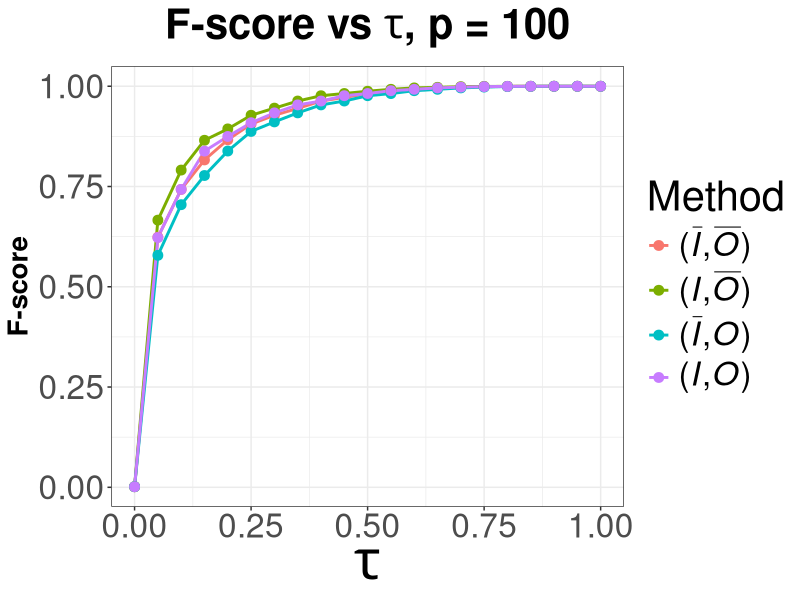
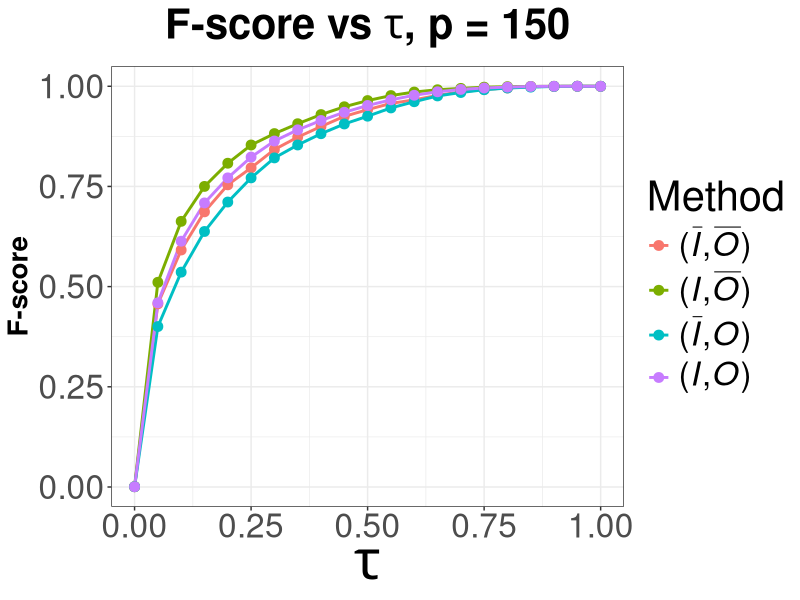
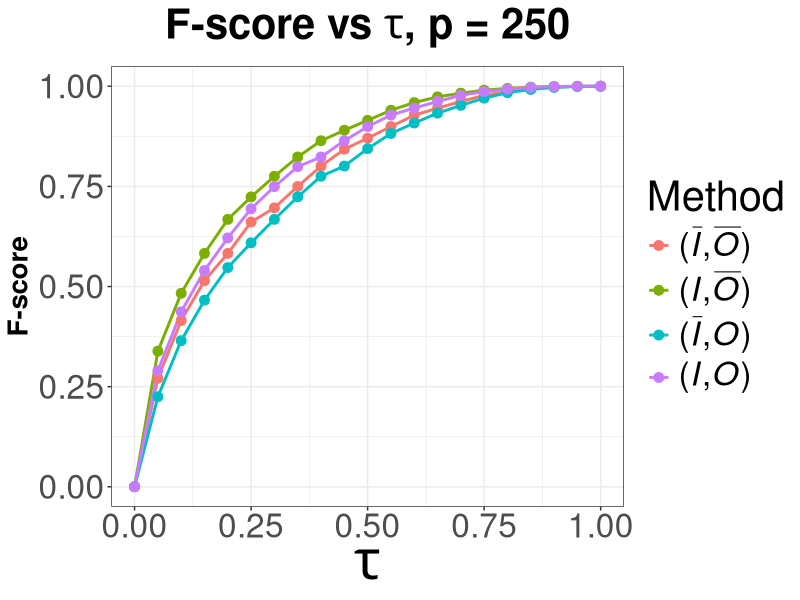

Write the R code that produced these figures, in order.
library(ggplot2)
library(reshape2)

tau <- c(0.0, 0.05, 0.1, 0.15, 0.2, 0.25, 0.3, 0.35, 0.4, 0.45, 0.5, 0.55, 0.6, 0.65, 0.7, 0.75, 0.8, 0.85, 0.9, 0.95, 1.0)

#######################################################################################################################
# p = 100
#######################################################################################################################

simple <- c(0.0014589349774664496, 0.6235375086028906, 0.7427709328639678, 0.8162528483915835, 0.8665601233182586, 0.9057404854135207, 0.9276081909286377, 0.944769221028639, 0.9631181112159514, 0.9720289065471478, 0.9816648760940738, 0.9875519512405019, 0.9923265668062294, 0.9957066459112708, 0.9972876631287633, 0.9989639276651334, 0.999579827729369, 0.9998199693947971, 0.9999849999249997, 0.999920006399488, 0.9999100080992711)
indirect <- c(0.0014589349774664496, 0.6661509116858518, 0.7909709712130188, 0.8652546652217576, 0.8936094884050274, 0.9276081909286377, 0.9454313449441342, 0.9631181112159514, 0.976338054121007, 0.9819033317213469, 0.9875519512405019, 0.9923265668062294, 0.9958478307802764, 0.9972876631287633, 0.9989639276651334, 0.9995197742939183, 0.9997549424114667, 0.9999599987999641, 0.9999750003749944, 0.9999100080992711, 0.9999100080992711)
overlapping <- c(0.0014589349774664496, 0.5784449609427753, 0.7046967695137432, 0.7774164364134288, 0.8384451426679753, 0.8873187720449968, 0.9110905428213644, 0.9335892719080754, 0.9534658594399996, 0.9631181112159514, 0.9763852067190074, 0.9816648760940738, 0.9888674304088009, 0.9923265668062294, 0.9958478307802764, 0.997885538486206, 0.9993145304533606, 0.999734932407764, 0.999954998424945, 0.999960001599936, 0.9999100080992711)
indirect_overlapping <- c(0.0014589349774664496, 0.6227223270483562, 0.7428025445676498, 0.8382764669663914, 0.8747735481765705, 0.9090413200600027, 0.9335892719080754, 0.9534658594399996, 0.9631181112159514, 0.9763852067190074, 0.9819033317213469, 0.9888674304088009, 0.9923519513104463, 0.9958478307802764, 0.9977599935856639, 0.9989689380061464, 0.9996398739558846, 0.9999049919243136, 0.99998, 0.9999300048996571, 0.9999100080992711)

df <- data.frame(tau, simple, indirect, overlapping, indirect_overlapping)
colnames(df) <- c("tau", "Simple", "Indirect", "Overlap", "Both")
df2 <- melt(df, id = "tau", variable.name="Method")

f1 <- ggplot(df2, aes(x = tau, y = value, color = Method)) + 
  geom_line(size = 1) + 
  geom_point(size = 3) + 
  labs(title=expression(bold("F-score vs "*tau*", p = 100")),
       x =expression(tau), 
       y ="F-score") + 
  scale_colour_discrete(name = "Method", labels =c(expression("("*bar(italic("I"))*","*bar(italic("O"))*")"), 
                                                   expression("("*italic("I")*","*bar(italic("O"))*")"), 
                                                   expression("("*bar(italic("I"))*","*italic("O")*")"), 
                                                   expression("("*italic("I")*","*italic("O")*")"))) +
  theme_bw() +
  theme(text = element_text(size=30),
        plot.title = element_text(size=30, face="bold", hjust = 0.5),
        axis.title.x = element_text(size=40, face="bold"),
        axis.title.y = element_text(size=20, face="bold"),
        legend.text.align = 0)

#######################################################################################################################
# p = 150
#######################################################################################################################

simple <- c(0.0007197408932784198, 0.4570163324821207, 0.5913905792201938, 0.6866212675418146, 0.7539872408293461, 0.796492980545309, 0.8421637643571693, 0.8729981629870056, 0.8995994542013293, 0.9248121109163827, 0.9416813508379237, 0.9572036372737132, 0.9660823308639933, 0.9771599824071516, 0.9862381833388245, 0.9920726514032868, 0.995651169564213, 0.9989889788686572, 0.9995147646608605, 0.999979999599992, 0.9998350272205087)
indirect <- c(0.0007197408932784198, 0.5108078123022166, 0.662887094186233, 0.750039061279335, 0.8078917565714967, 0.8533950971174353, 0.8818507606210201, 0.9064644354896032, 0.9293075296447978, 0.9488013707630125, 0.9642403998032056, 0.9767308597507317, 0.9855645840307576, 0.9912745246381198, 0.9946616533794448, 0.9977047438634473, 0.9989889788686572, 0.9995147646608605, 0.999929995099657, 1.0, 0.9998450240212767)
overlapping <- c(0.0007197408932784198, 0.4003967016179987, 0.5361497811543923, 0.6375928991341904, 0.7110661416409416, 0.7713629271049625, 0.8212203905296845, 0.8534345368448811, 0.8815568728330164, 0.9058721839885336, 0.9252800988742309, 0.9458704474779951, 0.9613519043612833, 0.9758295780417862, 0.9843642882171023, 0.9912745246381198, 0.9956158632430558, 0.9978001713761706, 0.9995147646608605, 0.9999749993749844, 0.9998300288950878)
indirect_overlapping <- c(0.0007197408932784198, 0.45965450050446316, 0.6133259377383347, 0.7088360802845726, 0.7713629271049625, 0.8232663771901956, 0.8633651212221098, 0.8912234794515992, 0.9145536644668287, 0.9350883078020755, 0.9520236423466286, 0.9660556055295346, 0.9775103399266875, 0.9861662383219023, 0.9920523326428892, 0.995651169564213, 0.997820259063463, 0.9994597082424509, 0.9999149927743858, 0.999989999899999, 0.9998300288950878)

df <- data.frame(tau, simple, indirect, overlapping, indirect_overlapping)
colnames(df) <- c("tau", "Simple", "Indirect", "Overlap", "Both")
df2 <- melt(df, id = "tau", variable.name="Method")

f2 <- ggplot(df2, aes(x = tau, y = value, color = Method)) + 
  geom_line(size = 1) + 
  geom_point(size = 3) + 
  labs(title=expression(bold("F-score vs "*tau*", p = 150")),
       x =expression(tau), 
       y ="F-score") + 
  scale_colour_discrete(name = "Method", labels =c(expression("("*bar(italic("I"))*","*bar(italic("O"))*")"), 
                                                   expression("("*italic("I")*","*bar(italic("O"))*")"), 
                                                   expression("("*bar(italic("I"))*","*italic("O")*")"), 
                                                   expression("("*italic("I")*","*italic("O")*")"))) +
  theme_bw() +
  theme(text = element_text(size=30),
        plot.title = element_text(size=30, face="bold", hjust = 0.5),
        axis.title.x = element_text(size=40, face="bold"),
        axis.title.y = element_text(size=20, face="bold"),
        legend.text.align = 0)

#######################################################################################################################
# p = 250
#######################################################################################################################

simple <- c(0.00019998000199980003, 0.27079370568908867, 0.41510091844901775, 0.5146897186822328, 0.58267604935122, 0.6610161548400918, 0.6963889975231391, 0.7498437304663083, 0.8006931993307868, 0.8427600173585996, 0.8702926506888391, 0.8994117355726636, 0.9277634217213686, 0.9453757362595642, 0.9619610631594792, 0.9772122898171256, 0.9870699478847488, 0.9940700429029127, 0.9980110519380971, 0.9996999099729919, 1.0)
indirect <- c(0.00019998000199980003, 0.3385530458476287, 0.4831707798019021, 0.58267604935122, 0.6676792304515236, 0.7237572586305916, 0.7752452571372583, 0.8233563759376379, 0.8639268368882955, 0.8900420119098491, 0.9148540207371396, 0.9401390537561473, 0.9593089811634925, 0.9735009264154139, 0.9827422217927134, 0.9902253816948057, 0.9946212235459708, 0.9979056227515507, 0.9994096516944998, 0.9999349957747253, 1.0)
overlapping <- c(0.00019998000199980003, 0.22479429803928527, 0.3648107268416319, 0.46591649983508604, 0.5473034319956419, 0.6091890876975821, 0.6676881057855644, 0.7237572586305916, 0.7752452571372583, 0.8006931993307868, 0.8441444357113136, 0.8819820222709182, 0.9081658277740776, 0.9327983095525223, 0.9522377582079075, 0.9703035545121298, 0.9838895691183718, 0.9918592635531921, 0.9971368256371943, 0.999519769489355, 1.0)
indirect_overlapping <- c(0.00019998000199980003, 0.2896480950955659, 0.43693827469246765, 0.5400500762823836, 0.6212981856284123, 0.6941248677801428, 0.7493512259484607, 0.7991161494860217, 0.8233563759376379, 0.8639332901627983, 0.8990785287285458, 0.9281254521970749, 0.9453757362595642, 0.9619610631594792, 0.9772018287631301, 0.9867671793624739, 0.9927376383726669, 0.997001033088936, 0.9990991892703432, 0.9998899878986689, 1.0)

df <- data.frame(tau, simple, indirect, overlapping, indirect_overlapping)
colnames(df) <- c("tau", "Simple", "Indirect", "Overlap", "Both")
df2 <- melt(df, id = "tau", variable.name="Method")

f3 <- ggplot(df2, aes(x = tau, y = value, color = Method)) + 
  geom_line(size = 1) + 
  geom_point(size = 3) + 
  labs(title=expression(bold("F-score vs "*tau*", p = 250")),
       x =expression(tau), 
       y ="F-score") + 
  scale_colour_discrete(name = "Method", labels =c(expression("("*bar(italic("I"))*","*bar(italic("O"))*")"), 
                                                   expression("("*italic("I")*","*bar(italic("O"))*")"), 
                                                   expression("("*bar(italic("I"))*","*italic("O")*")"), 
                                                   expression("("*italic("I")*","*italic("O")*")"))) +
  theme_bw() +
  theme(text = element_text(size=30),
        plot.title = element_text(size=30, face="bold", hjust = 0.5),
        axis.title.x = element_text(size=40, face="bold"),
        axis.title.y = element_text(size=20, face="bold"),
        legend.text.align = 0)

#######################################################################################################################
# Save plots
#######################################################################################################################

ggsave(file="<DIR>/f_100.svg", plot=f1, width=16, height=9)
ggsave(file="<DIR>/f_150.svg", plot=f2, width=16, height=9)
ggsave(file="<DIR>/f_250.svg", plot=f3, width=16, height=9)
